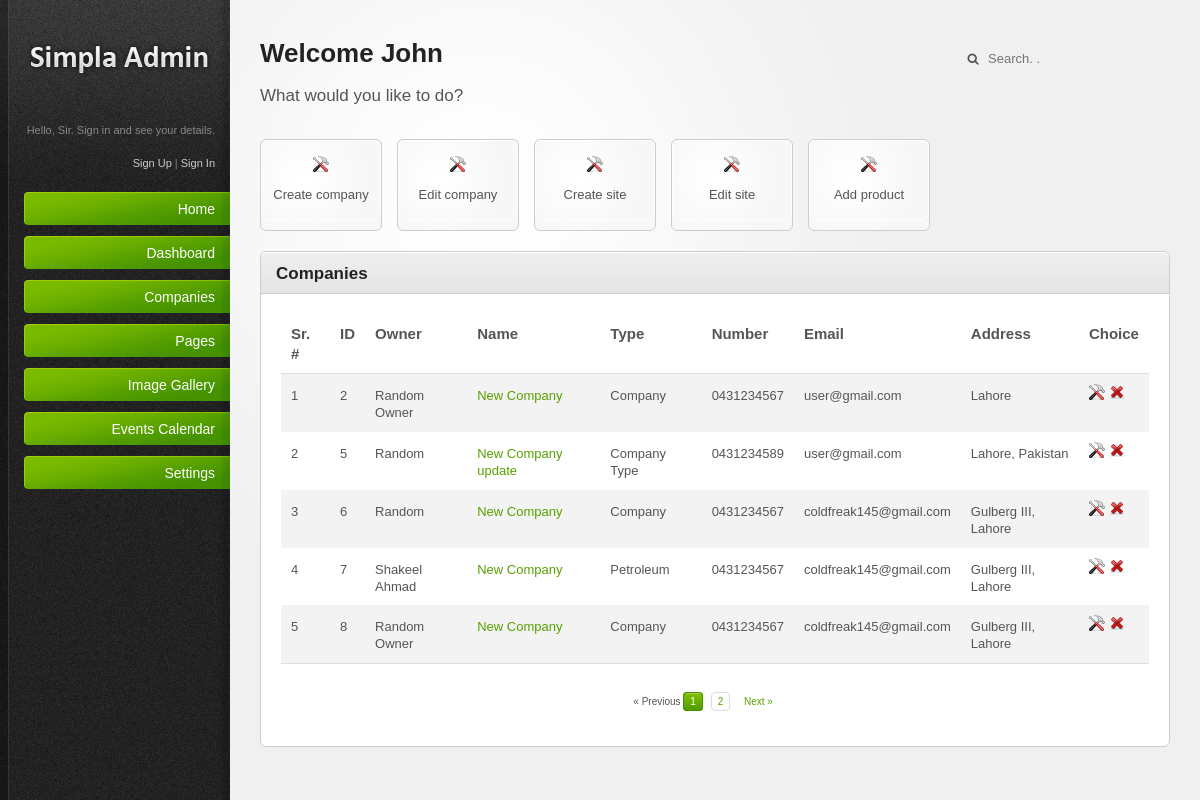
The page / on the database its author committed.
### company/models.py (models this page shows, shortened)
class Company(models.Model):
	company_owner = models.CharField(max_length=30)
	company_name = models.CharField(max_length=30)
	business_type = models.CharField(max_length=30)
	contact_number = models.CharField(max_length=30)
	email = models.EmailField()
	address = models.CharField(max_length=200)
	no_of_sites = models.IntegerField(default=0)

### dashboard/views.py (the view)
# urls.py: 2. Add a URL to urlpatterns:  path('', views.home, name='home')
def home(request):
    obj = Company.objects.all()
    page = request.GET.get('page', 1)
    paginator = Paginator(obj, 5)
    try:
        obj = paginator.page(page)
    except PageNotAnInteger:
        obj = paginator.page(1)
    except EmptyPage:
        obj = paginator.page(paginator.num_pages)
    context = {
		'obj': obj
	}
    return render(request, 'dashboard/home.html', context)

### dashboard/templates/dashboard/home.html (shortened to what this page needs)
{% extends 'dashboard/base.html' %}
{% load static %}
{% block content %}
	<link href="https://cdnjs.cloudflare.com/ajax/libs/font-awesome/4.7.0/css/font-awesome.min.css" rel="stylesheet"/>
	<div class="column-left">
		{% if user.is_authenticated %}
			<h2>Welcome {{ user.username|title }}</h2>
		{% else %}
			<h2>Welcome John</h2>
		{% endif %}
	</div>
	<div class="column-right">
		<div style="float: right;">
			<form method="">
				<fieldset>
					<p>
						<span class="fa fa-search"></span>
						<input class="no-border" type="text" id="small-input" name="small-input" placeholder="Search. ." />
					</p>
				</fieldset>
			</form>
		</div>
	</div>
	<p id="page-intro">What would you like to do?</p>
	<ul class="shortcut-buttons-set">
		<li><a class="shortcut-button" href="{% url 'company_registeration' %}"><span>
			<img src="{% static "dashboard/resources/images/icons/hammer_screwdriver.png" %}" alt="icon" /><br />
			Create company
		</span></a></li>
		<li><a class="shortcut-button" href="#"><span>
			<img src="{% static "dashboard/resources/images/icons/hammer_screwdriver.png" %}" alt="icon" /><br />
			Edit company
		</span></a></li>
		<li><a class="shortcut-button" href="{% url 'site_registeration' %}"><span>
			<img src="{% static "dashboard/resources/images/icons/hammer_screwdriver.png" %}" alt="icon" /><br />
			Create site
		</span></a></li>
		<li><a class="shortcut-button" href="#"><span>
			<img src="{% static "dashboard/resources/images/icons/hammer_screwdriver.png" alt="icon" %}" /><br />
			Edit site
		</span></a></li>
		<li><a class="shortcut-button" href="{% url 'add_product' %}"><span>
			<img src="{% static "dashboard/resources/images/icons/hammer_screwdriver.png" alt="icon" %}" /><br />
			Add product
		</span></a></li>
	</ul>
	<div class="content-box">
		<div class="content-box-header">
			<div class="column-left">
				<h3>Companies</h3>
			</div>
		</div>
		<div class="content-box-content">
			<div class="tab-content default-tab" id="tab1">
				<table>
					<thead>
						<tr>
							<th>Sr. #</th>
						   	<th>ID</th>
						   	<th>Owner</th>
						   	<th>Name</th>
						   	<th>Type</th>
						   	<th>Number</th>
						   	<th>Email</th>
						   	<th>Address</th>
						   	<th>Choice</th>
						</tr>
					</thead>
					<tbody>
						{% for object in obj %}
						<tr>
							<td>{{ forloop.counter0|add:obj.start_index }}</td>
							<td>{{ object.id }}</td>
                        	<td>{{ object.company_owner }}</td>
                    		<td><a href="{% url 'sites' object.id %}">
                    			{{ object.company_name }}</a>
                    		</td>
                        	<td>{{ object.business_type }}</td>
                        	<td>{{ object.contact_number }}</td>
                        	<td>{{ object.email }}</td>
                        	<td>{{ object.address }}</td>
                        	<td>
								<a href="{% url 'edit_company' object.id %}" title="Edit"><img src="{% static "dashboard/resources/images/icons/hammer_screwdriver.png" %}" alt="Edit" /></a>
								<a href="{% url 'delete_company' object.id %}" title="Delete"><img src="{% static "dashboard/resources/images/icons/cross.png" %}" alt="Delete" /></a>
							</td>
						</tr>
						{% endfor %}
					</tbody>
					<tfoot>
						<tr>
							<td colspan="6">
								{% if obj.has_other_pages %}
								  	<div class="pagination">
								    	{% if obj.has_previous %}
								      		<a class="" href="?page={{ obj.previous_page_number }}">&laquo; Previous </a>
								    	{% else %}
								      		<span class="disabled">&laquo; Previous </span></li>
								    	{% endif %}
								    	{% for i in obj.paginator.page_range %}
								      		{% if obj.number == i %}
								        		<a href="#" class="number current">{{ i }}</a>
								      		{% else %}
								        		<a class="number" href="?page={{ i }}">{{ i }}</a>
								      		{% endif %}
								    	{% endfor %}
								    	{% if obj.has_next %}
								      		<a class="" href="?page={{ obj.next_page_number }}">Next &raquo;</a>
								    	{% else %}
								      		<span class="disabled">Next &raquo;</span>
								    	{% endif %}
								  	</div>
								{% endif %}
							</td>
						</tr>
					</tfoot>
				</table>
			</div>
			</div>
		</div>
	</div>
{% endblock %}

### dashboard/static/dashboard/resources/css/style.css (style rules this page uses)
html { font-size: 100%; height: 100%; margin-bottom: 1px; }
body { font-family: Arial, Helvetica, sans-serif; color: #555; background: #f0f0f0 url('../images/bg-body.gif') top left repeat-y; font-size: 12px; }
h1, h2, h3, h4, h5, h6 { font-family: Helvetica, Arial, sans-serif; color: #222; font-weight: bold; }
h2 { font-size: 26px; padding: 0 0 10px 0; }
h3 { font-size: 17px; padding: 0 0 10px 0; }
a { color: #57a000; text-decoration: none; }
p { padding: 5px 0 10px 0; line-height: 1.6em; }
.column-left { width: 48%; float: left; }
.column-right { width: 48%; float: right; }
#page-intro { font-size: 17px; padding: 0 0 20px 0; }
#main-content ul, #main-content ol { padding: 10px 0; }
#main-content ul li { background: url('../images/icons/bullet_black.png') center left no-repeat; padding: 4px 0 4px 20px; }
.content-box { border: 1px solid #ccc; margin: 0 0 20px 0; background: #fff; }
.content-box-header { background: #e5e5e5 url('../images/bg-content-box.gif') top left repeat-x; margin-top: 1px; height: 40px; }
.content-box-header h3 { padding: 12px 15px 10px; float: left; }
.content-box-content { padding: 20px; font-size: 13px; border-top: 1px solid #ccc; }
#main-content table { width: 100%; border-collapse: collapse; }
#main-content table thead th { font-weight: bold; font-size: 15px; border-bottom: 1px solid #ddd; }
#main-content tbody { border-bottom: 1px solid #ddd; }
#main-content tbody tr { background: #fff; }
#main-content tbody tr.alt-row { background: #f3f3f3; }
#main-content table td, #main-content table th { padding: 10px; line-height: 1.3em; }
#main-content .pagination { text-align: right; padding: 20px 0 5px 0; font-family: Verdana, Arial, Helvetica, sans-serif; font-size: 10px; }
.pagination a { margin: 0 5px 0 0; padding: 3px 6px; }
.pagination a.number { border: 1px solid #ddd; }
.pagination a.current { background: #469400 url('../images/bg-button-green.gif') top left repeat-x !important; border-color: #459300 !important; color: #fff !important; }
.shortcut-button { border: 1px solid #ccc; background: #f7f7f7 url('../images/shortcut-button-bg.gif') top left no-repeat; display: block; width: 120px; min-height: 90px !important; margin: 0 0 20px 0; }
.shortcut-button span { border: 1px solid #fff; display: block; padding: 15px 10px 15px 10px; text-align: center; color: #555; font-size: 13px; line-height: 1.3em; }
.shortcut-button span img { margin-bottom: 10px; }
ul.shortcut-buttons-set li { float: left; margin: 0 15px 0 0; padding: 0 !important; background: 0; }

### dashboard/static/dashboard/resources/css/invalid.css (style rules this page uses)
.button, #main-content table tfoot td .bulk-actions select, .pagination a.number, form input.text-input, form textarea, form .wysiwyg, form select { -moz-border-radius: 4px; -webkit-border-radius: 4px; border-radius: 4px; }
.content-box, .content-box-header, ul.content-box-tabs li a.current, .shortcut-button, .notification { -moz-border-radius: 6px; -webkit-border-radius: 6px; border-radius: 6px; }
.content-box-header { -moz-border-radius-bottomleft: 0; -moz-border-radius-bottomright: 0; -webkit-border-bottom-left-radius: 0; -webkit-border-bottom-right-radius: 0; border-bottom-left-radius: 0; border-bottom-right-radius: 0; }
.shortcut-button span { -moz-border-radius: 7px; -webkit-border-radius: 7px; border-radius: 7px; }

### dashboard/templates/dashboard/home.html (style rules this page uses)
.no-border { border: none; background-color: transparent !important; padding: 6px; font-size: 13px; }

### rows shown on the page
Company: id "2", company_owner "Random Owner", company_name "New Company", business_type "Company", contact_number "0431234567", email "user@gmail.com", address "Lahore"
Company: id "5", company_owner "Random", company_name "New Company update", business_type "Company Type", contact_number "0431234589", email "user@gmail.com", address "Lahore, Pakistan"
Company: id "6", company_owner "Random", company_name "New Company", business_type "Company", contact_number "0431234567", email "coldfreak145@gmail.com", address "Gulberg III, Lahore"
Company: id "7", company_owner "Shakeel Ahmad", company_name "New Company", business_type "Petroleum", contact_number "0431234567", email "coldfreak145@gmail.com", address "Gulberg III, Lahore"
Company: id "8", company_owner "Random Owner", company_name "New Company", business_type "Company", contact_number "0431234567", email "coldfreak145@gmail.com", address "Gulberg III, Lahore"

### other values the page prints
{{ i }} "1"
{{ i }} "2"
